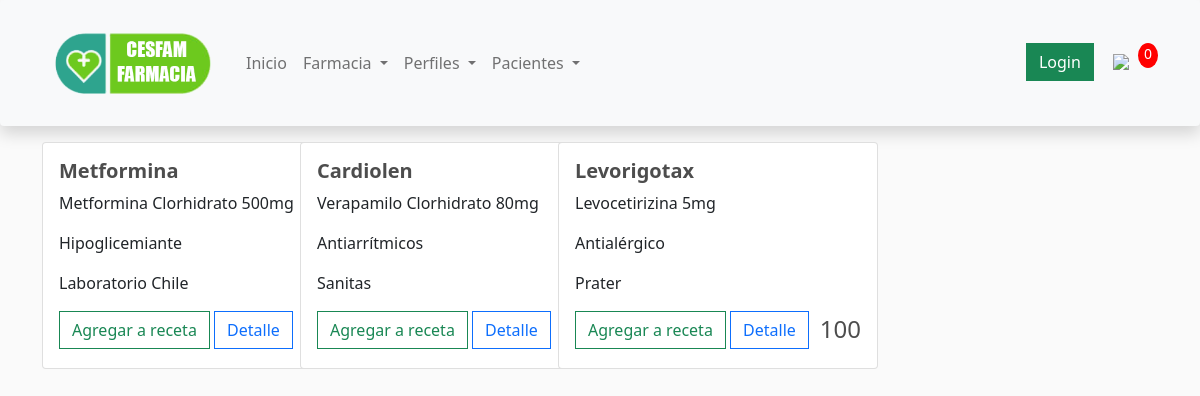
Page /receta/ on the committed database.
### reserva/models.py (models this page shows, shortened)
class Medicamento(models.Model): #esta tabla guarda la información relacionada al medicamento
    codigo = models.AutoField(primary_key=True, verbose_name="Código del Medicamento") #codigo asignado de acuerdo a control interno, es clave primaria
    nombreMed = models.CharField(max_length=25, verbose_name="Nombre del Medicamento") #es el nombre comercial del medicamento
    principio = models.CharField(max_length=40, verbose_name="Principio Activo") #el principio activo del medicamento
    categoria = models.ForeignKey(Categoria, on_delete=models.RESTRICT, default=0)
    laboratorio = models.ForeignKey(Laboratorio, on_delete=models.RESTRICT) #laboratorio que lo fabrica, se obtiene de la tabla Laboratorio
    formato = models.ForeignKey(Formato, on_delete=models.RESTRICT) #el formato de venta del medicamento, se obtiene de la tabla Formato
    stock = models.IntegerField(verbose_name="Stock del Medicamento") #la cantidad que hay en existencias del medicamento
    vencimiento = models.DateField(verbose_name="Fecha de Vencimiento") #la fecha de vencimiento indicada por el fabricante

class Categoria(models.Model):
    idCategoria = models.AutoField(primary_key=True, verbose_name="ID de la Categoría (uso interno)")
    nombreCat = models.CharField(max_length=40, verbose_name="Nombre de la Categoría")
    descripcion = models.CharField(max_length=200, verbose_name="Descripción de la Categoría")
    def __str__(self):
        return self.nombreCat

class Laboratorio(models.Model): #tabla que contiene los laboratorios fabricantes de medicamentos
    idLab = models.AutoField(primary_key=True, verbose_name="Id del laboratorio (uso interno)") #id del laboratorio, es un autoincremental clave primaria que se utiliza en la tabla medicamento
    nombreLab = models.CharField(max_length=25, verbose_name="Nombre del Laboratorio") #nombre del laboratorio, para detalle
    def __str__(self):
        return self.nombreLab

### reserva/views.py (the view)
# urls.py: path('receta/', receta, name="receta"),
def receta(request):
    meds = Medicamento.objects.all()
    context = {'meds':meds}
    return render(request, 'reserva/receta.html', context)

### reserva/templates/reserva/receta.html
{% extends 'reserva/base.html' %}
{% load static %}
{% block content %}
<body>
  <div class="d-flex container">
    <div class="row">
      {% for med in meds %}
        <div class="col-sm-3 mt-3">
          <div class="card" style="width: 20rem;">
            <div class="card-body">
              <h5 class="card-title "><strong>{{med.nombreMed}}</strong></h5>
              <p class="card-text">{{med.principio}}</p>
              <p class="card-text">{{med.categoria}}</p>
              <p class="card-text">{{med.laboratorio}}</p>
              <button type="button" class="btn btn-outline-success">Agregar a receta</button>
              <a href="#" type="button" class="btn btn-outline-primary">Detalle</a>
              <h4 class="pt-1" style="display: inline-block; float: right;">{{med.stock}}</h4>
            </div>
          </div>
        </div>
        {% endfor %}
    </div>
  </div>
</body>
{% endblock %}

### reserva/templates/reserva/base.html (shortened to what this page needs)
{% load static %}
<!doctype html>
<html lang="es">
  <head>
    <link rel="stylesheet" href="https://cdn.jsdelivr.net/npm/bootstrap@5.0.2/dist/css/bootstrap.min.css">
    <link type="text/css" rel="stylesheet" href="{% static 'reserva/css/style.css'%}">
  </head>
    <nav class="navbar navbar-expand-md navbar-light bg-light rounded shadow">
        <div class="container">
            <a
                href="{% url 'home' %}"
                class="navbar-brand">
                <img
                class="d-inline-block align-self-center"
                src="{% static 'reserva/img/cesfam-logo.png' %}" width="180" height="100">
            </a>
            <div class="collapse navbar-collapse d-flex" id="navbarNAV">
                <ul class="navbar-nav">
                    <li class="nav-item active">
                        <a href="{% url 'home' %}" class="nav-link">
                            Inicio
                        </a>
                    </li>
                    <li class="nav-item dropdown">
                        <a class="nav-link dropdown-toggle" href="#" id="navbarDropdownMenuLink" role="button" data-bs-toggle="dropdown" aria-expanded="false">
                        Farmacia
                        </a>
                    </li>
                    <li class="nav-item dropdown">
                        <a class="nav-link dropdown-toggle" href="#" id="navbarDropdownMenuLink" role="button" data-bs-toggle="dropdown" aria-expanded="false">
                        Perfiles
                        </a>
                    </li>
                    <li class="nav-item dropdown">
                        <a class="nav-link dropdown-toggle" href="#" id="navbarDropdownMenuLink" role="button" data-bs-toggle="dropdown" aria-expanded="false">
                        Pacientes
                        </a>
                    </li>
                </ul>
            </div>
            <div class="d-flex justify-content-end">
                <div class="form-inline my-2 my-lg-0">
                    <a href="#"class="btn btn-success">Login</a>
                    <a href="{% url 'crear_receta' %}">
                       <img  id="cart-icon" src="{% static 'reserva/img/receta.png' %}">
                   </a>
               </div>
               <p id="cart-total">0</p>
            </div>
        </div>
    </nav>
    {% block content %}
    {% endblock %}
</html>

### reserva/static/reserva/css/style.css (style rules this page uses)
body { background-color: hsl(0, 0%, 98%); }
h1,h2,h3,h4,h5,h6 { color:hsl(0, 0%, 30%); }
#cart-icon { width:25px; display: inline-block; margin-left: 15px; }
#cart-total { display: block; text-align: center; color:#fff; background-color: red; width: 20px; height: 25px; border-radius: 50%; font-size: 14px; }
.btn { border-radius: 0; }

### rows in the picture
Medicamento: nombreMed "Metformina", principio "Metformina Clorhidrato 500mg", categoria "Hipoglicemiante", laboratorio "Laboratorio Chile"
Medicamento: nombreMed "Cardiolen", principio "Verapamilo Clorhidrato 80mg", categoria "Antiarrítmicos", laboratorio "Sanitas"
Medicamento: nombreMed "Levorigotax", principio "Levocetirizina 5mg", categoria "Antialérgico", laboratorio "Prater", stock "100"
